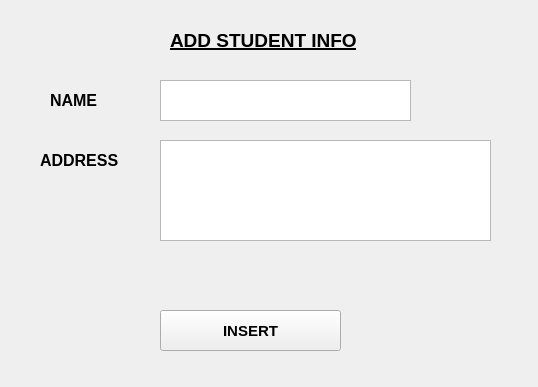
<?xml version="1.0" encoding="UTF-8"?>
<ui version="4.0">
 <class>addnewstudent</class>
 <widget class="QWidget" name="addnewstudent">
  <property name="geometry">
   <rect>
    <x>0</x>
    <y>0</y>
    <width>538</width>
    <height>387</height>
   </rect>
  </property>
  <property name="windowTitle">
   <string>Form</string>
  </property>
  <widget class="QLabel" name="label">
   <property name="geometry">
    <rect>
     <x>170</x>
     <y>0</y>
     <width>231</width>
     <height>81</height>
    </rect>
   </property>
   <property name="font">
    <font>
     <pointsize>14</pointsize>
     <bold>true</bold>
     <underline>true</underline>
    </font>
   </property>
   <property name="text">
    <string>ADD STUDENT INFO</string>
   </property>
  </widget>
  <widget class="QLabel" name="label_2">
   <property name="geometry">
    <rect>
     <x>50</x>
     <y>90</y>
     <width>63</width>
     <height>20</height>
    </rect>
   </property>
   <property name="font">
    <font>
     <pointsize>12</pointsize>
     <bold>true</bold>
    </font>
   </property>
   <property name="text">
    <string>NAME</string>
   </property>
  </widget>
  <widget class="QLabel" name="label_3">
   <property name="geometry">
    <rect>
     <x>40</x>
     <y>150</y>
     <width>101</width>
     <height>20</height>
    </rect>
   </property>
   <property name="font">
    <font>
     <pointsize>12</pointsize>
     <bold>true</bold>
    </font>
   </property>
   <property name="text">
    <string>ADDRESS</string>
   </property>
  </widget>
  <widget class="QTextEdit" name="nametext">
   <property name="geometry">
    <rect>
     <x>160</x>
     <y>80</y>
     <width>251</width>
     <height>41</height>
    </rect>
   </property>
  </widget>
  <widget class="QTextEdit" name="addresstext">
   <property name="geometry">
    <rect>
     <x>160</x>
     <y>140</y>
     <width>331</width>
     <height>101</height>
    </rect>
   </property>
  </widget>
  <widget class="QPushButton" name="InsertButton">
   <property name="geometry">
    <rect>
     <x>160</x>
     <y>310</y>
     <width>181</width>
     <height>41</height>
    </rect>
   </property>
   <property name="font">
    <font>
     <pointsize>11</pointsize>
     <bold>true</bold>
    </font>
   </property>
   <property name="text">
    <string>INSERT</string>
   </property>
  </widget>
 </widget>
 <resources/>
 <connections/>
</ui>
